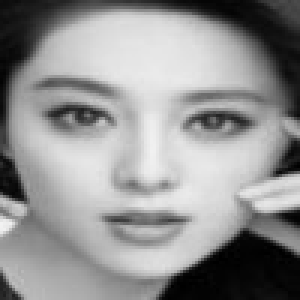
#> input picture figs/fanbingbing.jpg, 100 x 100 px, found by its file name (shown 3 times larger)
$ python normalization.py
#> lines starting #> are read from the running program, lines starting #| are printed output that depends on the picture; after the words box and inside, x2 and y2 are one past the last pixel; in counts of white or black regions, pixels touching at a corner belong together
# -*- coding: utf-8 -*-
"""
Created on Sun Jan 17 22:08:54 2021

@author: zhangbowen
"""

import cv2

img=cv2.imread('./fanbingbing.jpg')
#> img is the input picture: shape (100, 100, 3); min 0, max 242, mean 145.9
normalized_img=img/180.0
cv2.imwrite('fanbingbing_img.jpg', img)
cv2.imwrite('fanbingbing_normalized.jpg', normalized_img)
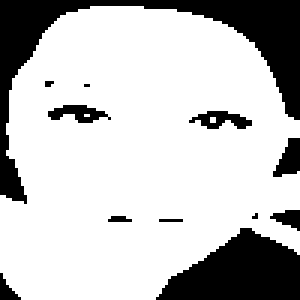
#> saved as fanbingbing_normalized.jpg: shape (100, 100, 3) (shown 3 times larger); values 0 (black) and 1 (white), 76.6% white; 12 black regions (5 under 20 px), largest, box (x1, y1, x2, y2) and area: (0, 0, 100, 68) 1265, (52, 76, 100, 100) 756, (91, 46, 100, 59) 75
cv2.imshow('img',img)
cv2.imshow('normalized',normalized_img)
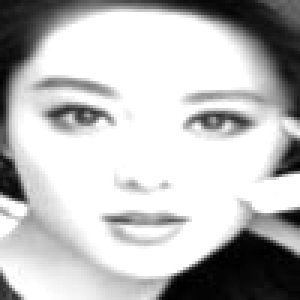
#> window 'normalized': shape (100, 100, 3) (shown 3 times larger); min 0, max 255, mean 188.6
cv2.waitKey(0)
cv2.destroyAllWindows()

$ run again, with figs/5.jpg copied over figs/fanbingbing.jpg
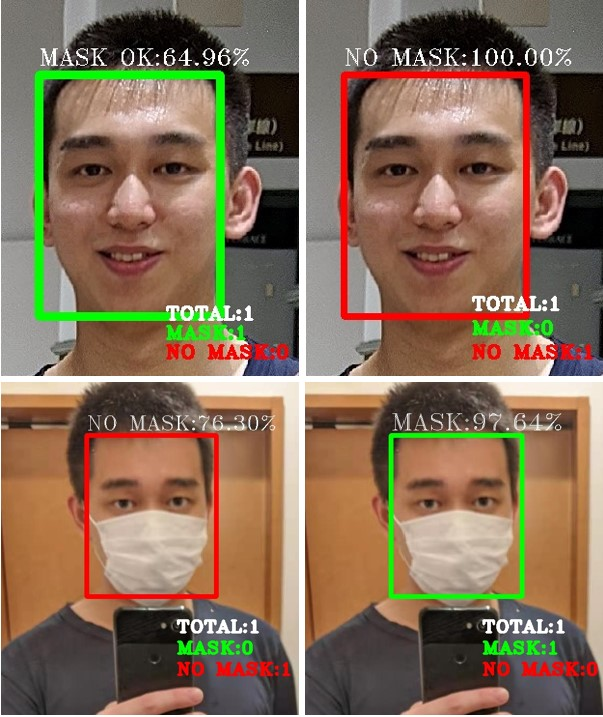
#> input picture figs/5.jpg, 603 x 717 px, found by its file name
#> img is the input picture: shape (717, 603, 3); mean B, G, R 87.7, 109.9, 132.8
#> `cv2.imwrite('fanbingbing_normalized.jpg', normalized_img)`:
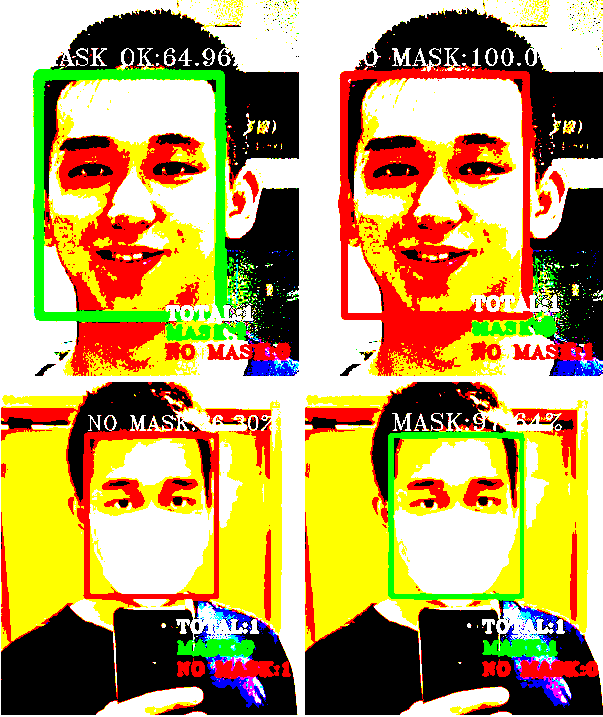
#> saved as fanbingbing_normalized.jpg: shape (717, 603, 3); mean B, G, R 0.38, 0.622, 0.717; drawn with 1 as white
#> `cv2.imshow('normalized',normalized_img)`:
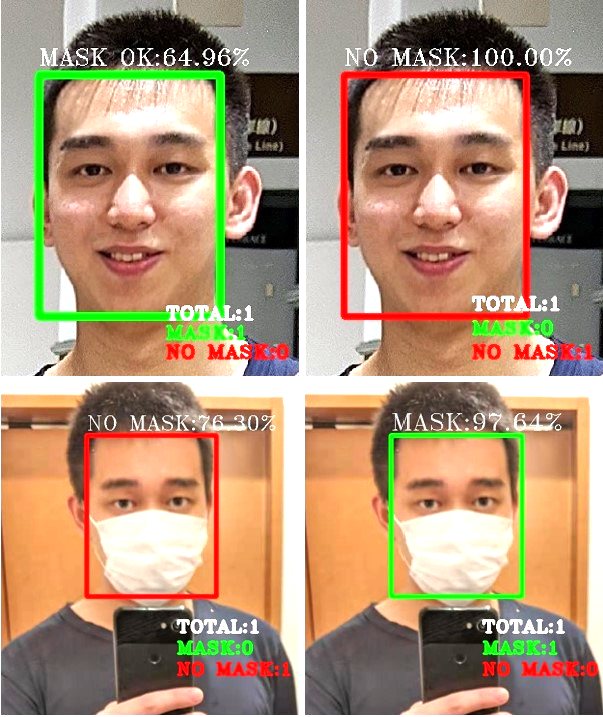
#> window 'normalized': shape (717, 603, 3); mean B, G, R 119.6, 147.7, 176.8

$ run again, with figs/6.jpg copied over figs/fanbingbing.jpg
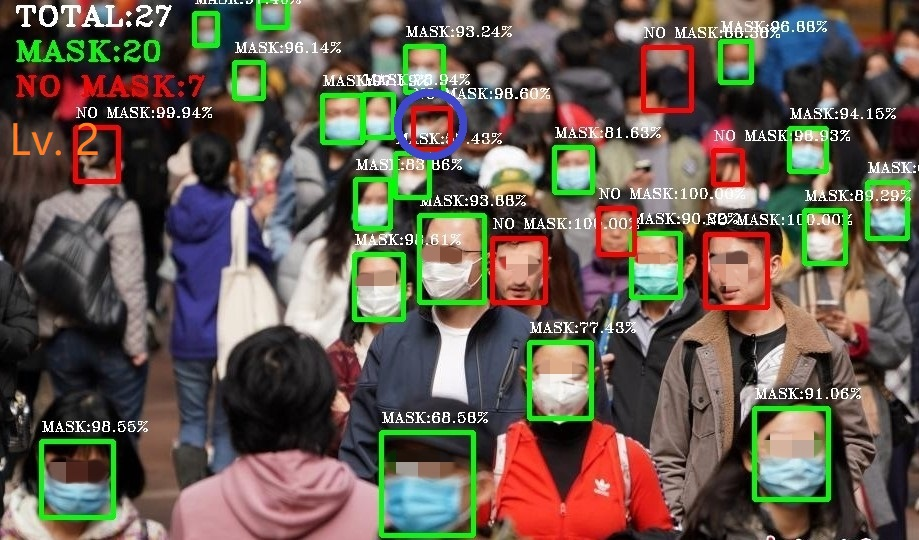
#> input picture figs/6.jpg, 919 x 540 px, found by its file name
#> img is the input picture: shape (540, 919, 3); mean B, G, R 80, 91.2, 102
#> `cv2.imwrite('fanbingbing_normalized.jpg', normalized_img)`:
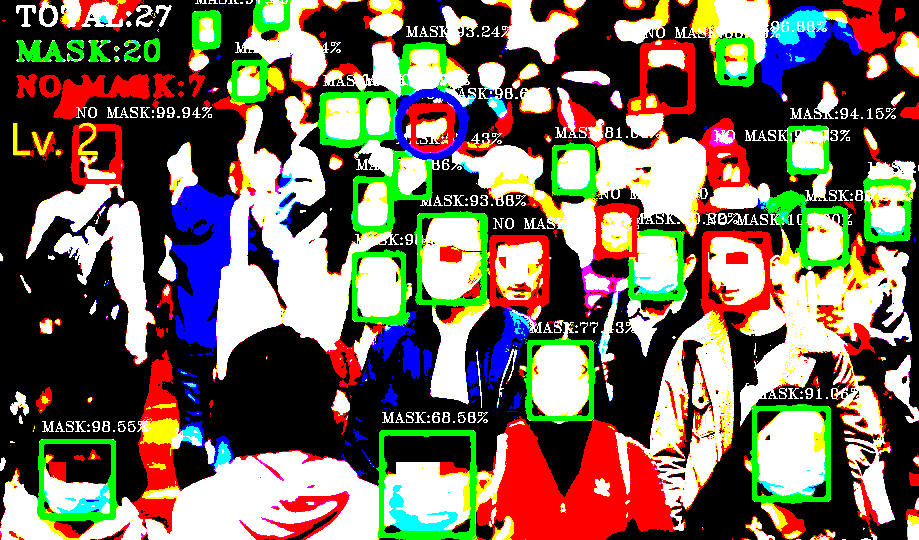
#> saved as fanbingbing_normalized.jpg: shape (540, 919, 3); mean B, G, R 0.36, 0.411, 0.46; drawn with 1 as white
#> `cv2.imshow('normalized',normalized_img)`:
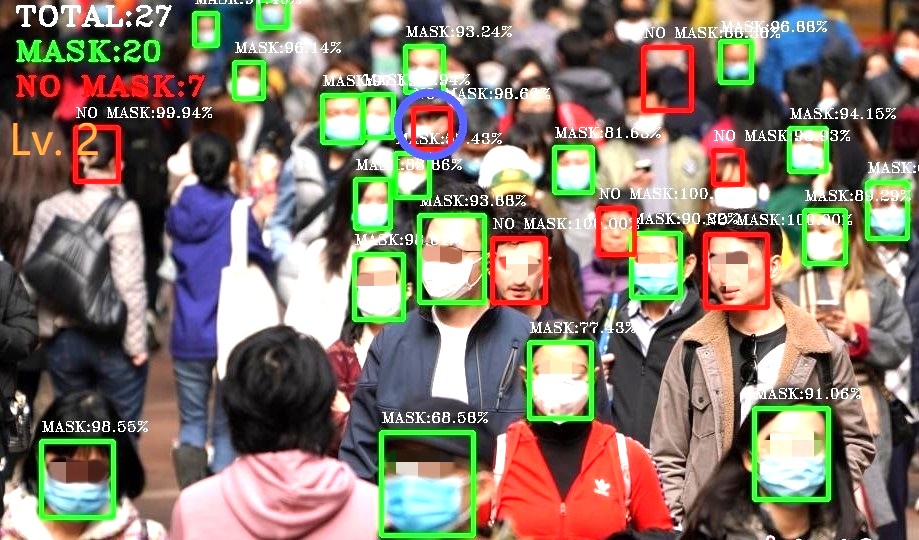
#> window 'normalized': shape (540, 919, 3); mean B, G, R 107.7, 120.8, 133.1
